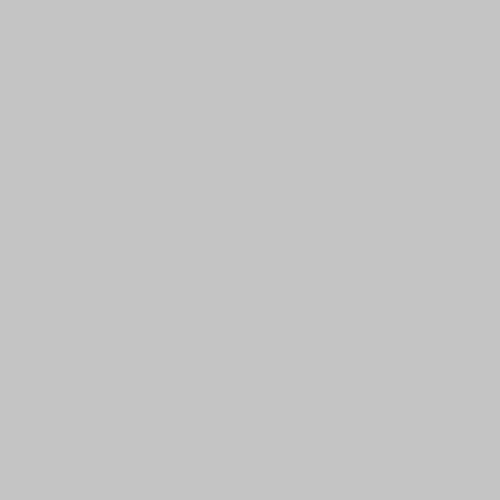
Frame 1 (no input)
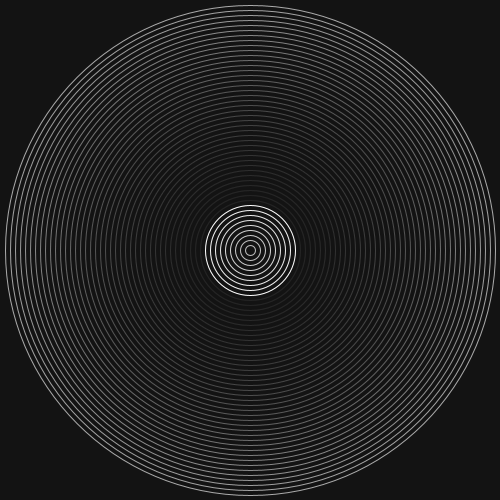
Frame 60 (the mouse pressed at the canvas centre just before this capture)
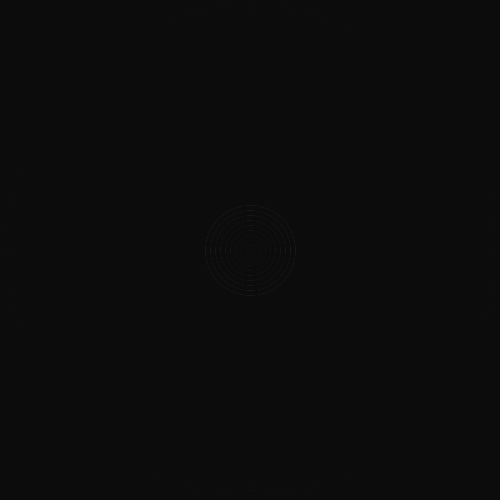
Frame 120 (the mouse held since frame 60 and released just before this capture)

The Processing sketch that drew these frames (run headless with seeded random() and noise(); from frame 60 on, the mouse is pressed at the canvas centre):

// Processing sketch: loop_more
// ── loop_more.pde
int[] radius=new int[50];
float [] posX = new float[1];
float [] posY = new float[1];
int cir=0;
int count=0;
int px=250;
int py=250;
void setup(){
  size(500,500);
  for(int x=0; x<width;x+=10){
  radius[count]=x;
  count+=1;
  posX[0]=250;
  posY[0]=250;
  };
  
  frameRate(25);

};
void draw(){
  fill(0,0,0,10);
  noStroke();
  rect(0,0,width,height);
     
     
     if (mousePressed){
       cir=0;
     }else{
       
       for(int i=0;i<count; i++){
         if (i==cir){noFill();
        stroke(255,255,255);
        ellipse(px,py,radius[cir],radius[cir]);
        }
      //else{
      //  noFill();
      //  stroke(100,100);
      //  ellipse(width/2,height/2,radius[i],radius[i]);}
      }
  //}
  cir=(cir+1)%(count);}
}

void mousePressed(){
    px=mouseX;
   py=mouseY;
 
}
